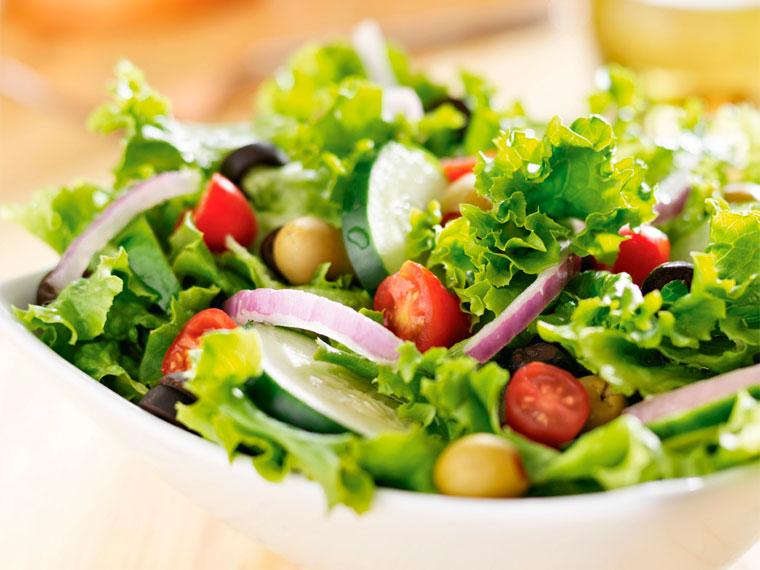
#> input picture datasets/train/saludable/1.jpg, 760 x 570 px
$ python main.py
#> lines starting #> are read from the running program, lines starting #| are printed output that depends on the picture
import os
import numpy as np
import cv2
from sklearn.preprocessing import StandardScaler
from sklearn.model_selection import train_test_split
from sklearn.linear_model import LogisticRegression

# Extraer el color dominante
def extraer_hist (ruta_imagen):
#> called with ruta_imagen = 'datasets/train/saludable/1.jpg'
  image = cv2.imread(ruta_imagen)
#> image is the input picture: shape (570, 760, 3); mean B, G, R 106.9, 177.6, 185.6

  hist = cv2.calcHist([image],[1,2],None,[256,256],[0,256,0,256])
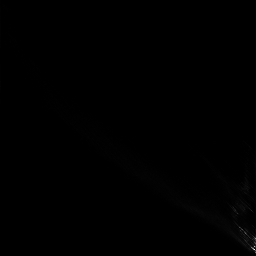
#> hist: shape (256, 256) float32; min 0, max 3200, mean 6.6; drawn with min black and max white
  return cv2.merge([hist])

def procesar(train_labels):
  y = []
  X = []
  for  train_label in train_labels:
    directorio = 'datasets/train/'+train_label

    for filename in os.listdir(directorio):
      full_path = directorio+'/'+filename
      histograma = np.hstack(extraer_hist(full_path))
      X.append(histograma)
      y.append(train_label)
#> pass 2 of the loop in procesar, `for  train_label in train_labels:`:
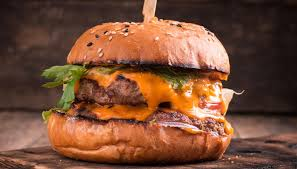
#> input picture datasets/train/nosaludable/1.jpg, 297 x 169 px
#> in extraer_hist, image is the input picture: shape (169, 297, 3); mean B, G, R 54.4, 76.7, 119.6
#> in extraer_hist (call 2), `hist = cv2.calcHist([image],[1,2],None,[256,256],[0,256,0,256])`:
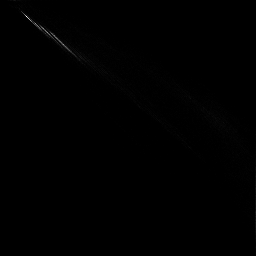
#> hist: shape (256, 256) float32; min 0, max 350, mean 0.8; drawn with min black and max white
  return X,y

etiquetas = ['saludable','nosaludable']

X, y = procesar(etiquetas)

scaler = StandardScaler()
scaler.fit(X)
X = scaler.transform(X)

X_train, X_test, y_train, y_test = train_test_split(X,y,test_size=0.33,random_state=1)

lr = LogisticRegression()
print(lr.fit(X_train,y_train))

print("Accuracy test: ",lr.score(X_test,y_test))

print("Accuracy train:", lr.score(X_train,y_train))


imagen_test_ruta = 'datasets/test/saludable.jpg'
imagen_test =  np.hstack(extraer_hist (imagen_test_ruta))
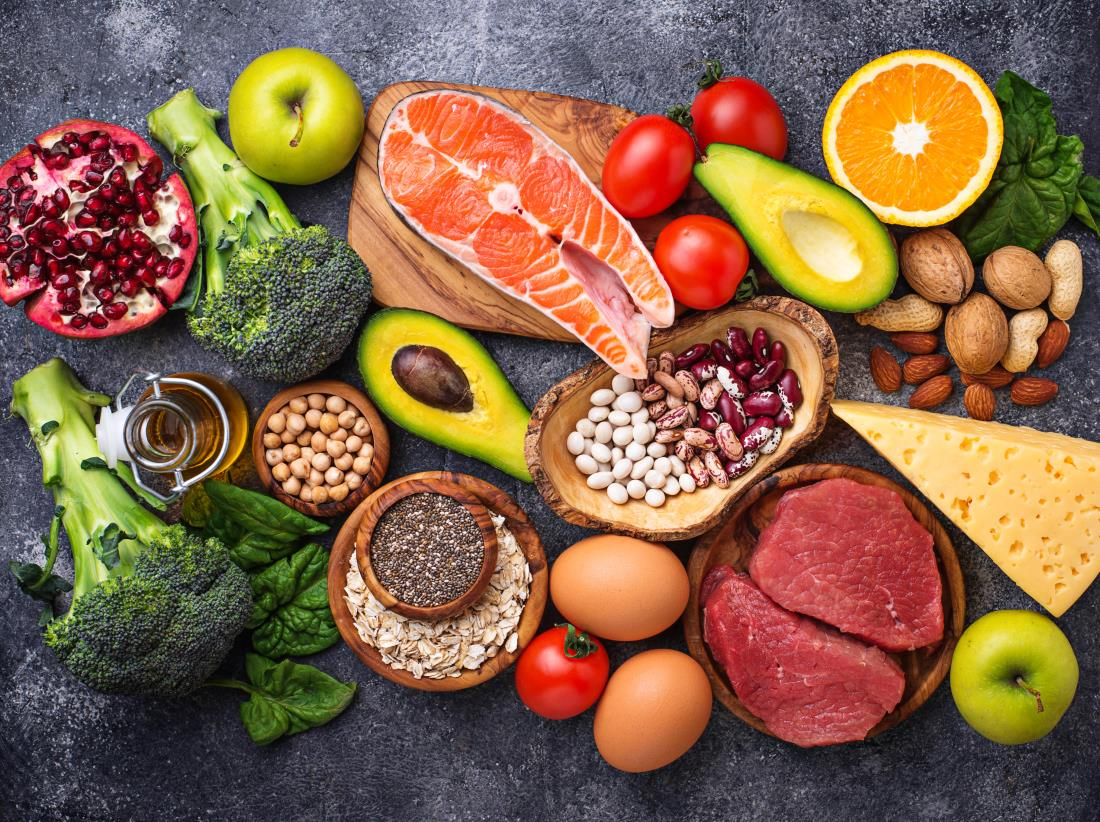
#> input picture datasets/test/saludable.jpg, 1100 x 822 px
#> in extraer_hist, image is the input picture: shape (822, 1100, 3); mean B, G, R 72.2, 99.8, 134.3

caracteristicas = scaler.transform(imagen_test.reshape(1,-1))

print("Predicción: ",lr.predict(caracteristicas))
#| Predicción:  ['saludable']
